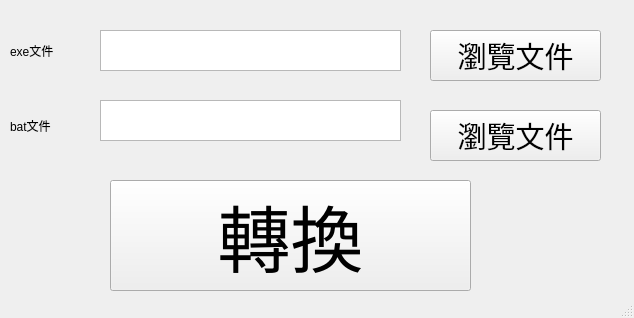
<?xml version="1.0" encoding="UTF-8"?>
<ui version="4.0">
 <class>MainWindow</class>
 <widget class="QMainWindow" name="MainWindow">
  <property name="geometry">
   <rect>
    <x>0</x>
    <y>0</y>
    <width>634</width>
    <height>318</height>
   </rect>
  </property>
  <property name="windowTitle">
   <string>exe2bat</string>
  </property>
  <widget class="QWidget" name="centralwidget">
   <widget class="QPushButton" name="pushButton">
    <property name="geometry">
     <rect>
      <x>110</x>
      <y>180</y>
      <width>361</width>
      <height>111</height>
     </rect>
    </property>
    <property name="font">
     <font>
      <pointsize>55</pointsize>
     </font>
    </property>
    <property name="text">
     <string>轉換</string>
    </property>
   </widget>
   <widget class="QLabel" name="label">
    <property name="geometry">
     <rect>
      <x>10</x>
      <y>40</y>
      <width>71</width>
      <height>21</height>
     </rect>
    </property>
    <property name="text">
     <string>exe文件</string>
    </property>
   </widget>
   <widget class="QLabel" name="label_2">
    <property name="geometry">
     <rect>
      <x>10</x>
      <y>110</y>
      <width>91</width>
      <height>31</height>
     </rect>
    </property>
    <property name="text">
     <string>bat文件</string>
    </property>
   </widget>
   <widget class="QTextEdit" name="textEdit">
    <property name="geometry">
     <rect>
      <x>100</x>
      <y>30</y>
      <width>301</width>
      <height>41</height>
     </rect>
    </property>
   </widget>
   <widget class="QTextEdit" name="textEdit_2">
    <property name="geometry">
     <rect>
      <x>100</x>
      <y>100</y>
      <width>301</width>
      <height>41</height>
     </rect>
    </property>
   </widget>
   <widget class="QPushButton" name="pushButton_2">
    <property name="geometry">
     <rect>
      <x>430</x>
      <y>30</y>
      <width>171</width>
      <height>51</height>
     </rect>
    </property>
    <property name="font">
     <font>
      <pointsize>22</pointsize>
     </font>
    </property>
    <property name="text">
     <string>瀏覽文件</string>
    </property>
   </widget>
   <widget class="QPushButton" name="pushButton_3">
    <property name="geometry">
     <rect>
      <x>430</x>
      <y>110</y>
      <width>171</width>
      <height>51</height>
     </rect>
    </property>
    <property name="font">
     <font>
      <pointsize>22</pointsize>
     </font>
    </property>
    <property name="text">
     <string>瀏覽文件</string>
    </property>
   </widget>
  </widget>
  <widget class="QStatusBar" name="statusbar"/>
 </widget>
 <resources/>
 <connections/>
</ui>
